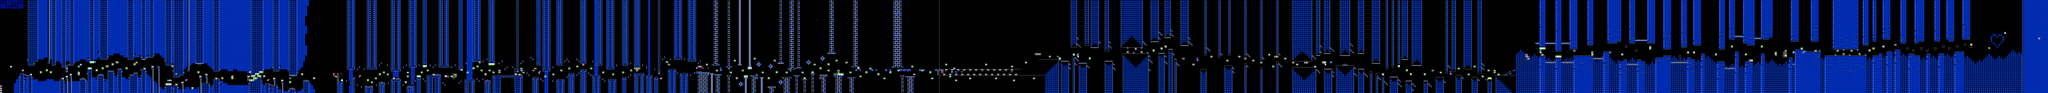

A level layout from a 2D game, rendered from its tile map. Below: a short description, then the map file with tile-grid data replaced by summaries:
An orthogonal 1027x47 tile map with 16x16 px tiles, 2 tile layers (SP, ...), 2 tilesets, 2 image layers.

<map version="1.10" tiledversion="1.11.2" orientation="orthogonal" renderorder="right-down" width="1027" height="47" tilewidth="16" tileheight="16" infinite="0" nextlayerid="5" nextobjectid="1">
 <editorsettings>
  <chunksize width="16" height="27" />
  <export target="../LEVELS/LEVEL DATA/lvlset_A/sunshine.csv" format="csv" />
 </editorsettings>
 <tileset firstgid="1" name="famidash" tilewidth="16" tileheight="16" tilecount="256" columns="16">
  <image source="../../../GRAPHICS/famidash.bmp" width="256" height="256" />
 </tileset>
 <tileset firstgid="257" name="sprites" tilewidth="16" tileheight="16" tilecount="256" columns="16">
  <image source="../../../GRAPHICS/sprites.png" width="256" height="256" />
 </tileset>
 <imagelayer id="3" name="Image Layer 1" parallaxx="0.9" parallaxy="0.9" repeatx="1" repeaty="1"><image source="../../../GRAPHICS/Old/parallax Blue.bmp" width="192" height="72" /></imagelayer><imagelayer id="4" name="Image Layer 2" offsetx="0" offsety="752" repeatx="1"><image source="../../../GRAPHICS/ground.bmp" width="80" height="32" /></imagelayer><layer id="1" width="1027" height="47">
  <data>[48269 cells, 48269 non-empty, 74 distinct tile ids]</data>
 </layer>
 <layer id="2" name="SP" width="1027" height="47">
  <data>[48269 cells, 380 non-empty, 63 distinct tile ids]</data>
 </layer>
</map>
